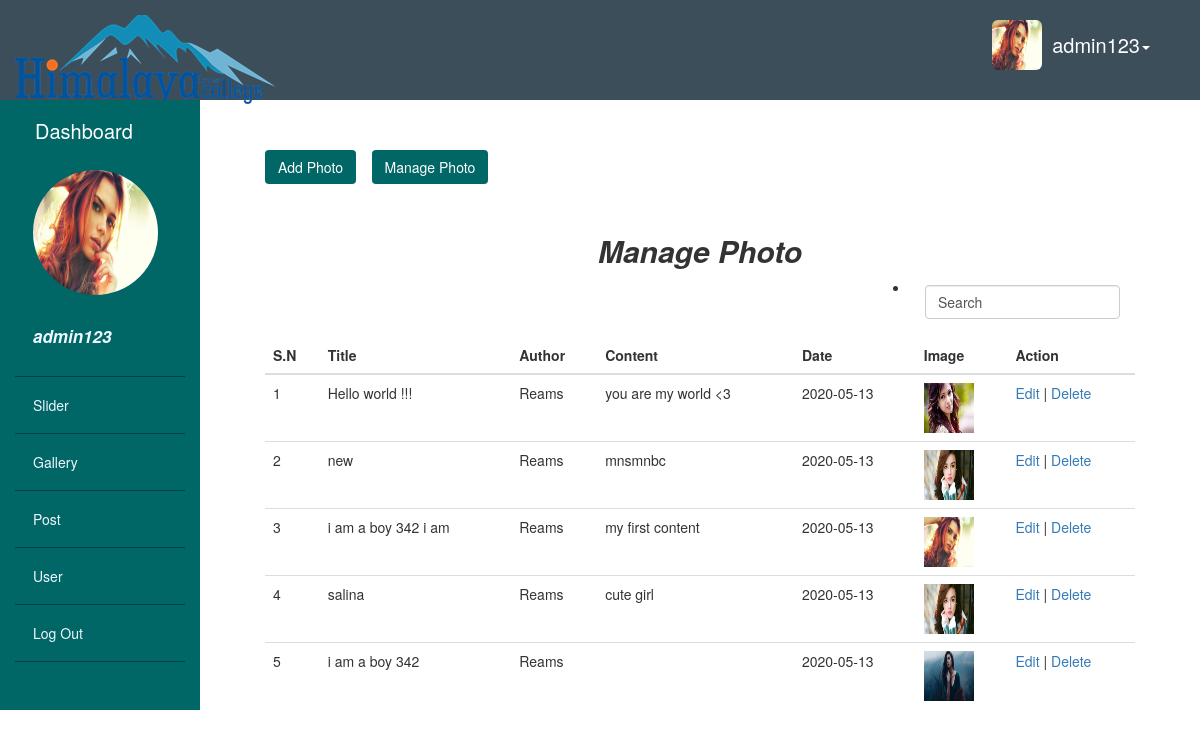
/admin/gallery/index.php (signed in), run on the app's committed database.
### tables this page shows
CREATE TABLE `users` (
  `id` int(10) NOT NULL,
  `username` varchar(100) NOT NULL,
  `email` varchar(100) NOT NULL,
  `name` varchar(100) NOT NULL,
  `role` enum('admin','user') NOT NULL DEFAULT 'user',
  `password` varchar(100) NOT NULL,
  `address` varchar(100) NOT NULL,
  `image` varchar(100) NOT NULL,
  `phn` decimal(50,0) NOT NULL,
  `member_since` date NOT NULL
);

CREATE TABLE `gallery` (
  `id` int(10) NOT NULL,
  `title` varchar(100) NOT NULL,
  `author` varchar(100) NOT NULL,
  `content` varchar(1500) NOT NULL,
  `image` varchar(100) NOT NULL,
  `date` date NOT NULL
);

### admin/includes/profile.php (called while the page is built, shortened)
<?php
	$user=$_SESSION['username'];
	$sql_query="SELECT * FROM `users` WHERE `username`= '$user'";
	$result = $connect->query($sql_query);
	if($result){
	while ($row = $result->fetch_assoc()) {
	$image=$row['image'];
}}
?>

### admin/gallery/index.php (the view, shortened to what this page needs)
<?php
	include('../includes/connect.php');
	include('../includes/profile.php');
?>
<!DOCTYPE html>
<html>
<head>
	<link rel="stylesheet" type="text/css" href="../../css/bootstrap.css">
	<link rel="stylesheet" type="text/css" href="../nab1.css">
</head>
<body>
	<div class="container-fluid">
		<div class="row">
			<div class="nab1">
				<nav>
					<div class="navbar-header left_nav">
						<div >
							<div class="navbar-header">
								<a class="navbar-brand" href="#">
									<img alt="Brand" src="images/logo.png">
								</a>
							</div>
						</div>
					</div>
					<div class="right_nav" style="padding-right: 50px;padding-top: 20px;">
						<ul class="nav nav-pills nav navbar-nav navbar-right">
							<li class="dropdown ">
								<a href="#" class="dropdown-toggle a" data-toggle="dropdown" role="button" aria-haspopup="true" aria-expanded="false" style="font-size: 20px;"><img onerror="this.onerror=null; this.src='../user/images/Default.jpg'" style="width: 50px;height: 50px;position: absolute;	left: -40px;top:0px;" id="myImg" src="../user/images/<?php echo "$image"; ?>"  class="img img-rounded ok img-responsive images" alt="" >&nbsp;<?php echo$_SESSION['username'] ?><span class="caret"></span></a>
							</li>
						</ul>
					</div>
				</nav>
			</div>
		</div>
		<div class="row sec_row">
			<div  class="col-md-2 side_bar">
				<h3 class="a" style="padding-left: 20px;">Dashboard</h3>
				<ul>
					<li><a href="../index.php" class="a">
						<img style="width: 125px;height: 125px;" id="myImg" src="../user/images/<?php echo "$image"; ?>" onerror="this.onerror=null; this.src='../user/images/Default.jpg'" class="img img-circle  img-responsive images" alt="<?php echo"$title"; ?>" >
				<br><p style="font-size: 17px;"><b><i><?php echo$_SESSION['username'] ?></i></b></p></a></li>
					<li><a href="../slider/index.php" >Slider</a></li>
					<li><a href="../gallery/index.php" >Gallery</a></li>
					 <li><a href="../post/index.php" >Post</a></li>
					<li><a href="../user/index.php" >User</a></li>
					 <li><a href="../includes/session_out.php" >Log Out</a></li>
				</ul>
			</div>
			<div  class="col-md-10 content_bar">
				<div style="margin:50px;">
					<a class="btn btn_color" href="add_photo.php" type="submit">Add Photo</a>&nbsp;&nbsp;&nbsp;
					<a class="btn btn_color" href="index.php" type="submit">Manage Photo</a>
				</div>
				<div style="margin:50px;" >
					<h2 style="text-align: center;font-style:italic;"><b>Manage Photo</b></h2>
					<ul style="float:right">
						<li>
							<form class="navbar-form navbar-left" role="search" action="search.php" method="get">
								<div class="form-group" name="submit">
									<input type="text"  name="search" class="form-control" value="Search">
								</div>
							</form>
						</li>
					</ul>
					<table class="table">
						<thead>
							<tr>
								<th>S.N</th>
								<th>Title</th>
								<th>Author</th>
								<th>Content</th>
								<th>Date</th>
								<th>Image</th>
								<th>Action</th>
							</tr>
						</thead>
						<tbody>
							<?php
						if (isset($_GET['page_no']) && $_GET['page_no']!="") {
							$page_no = $_GET['page_no'];
							} else {
								$page_no = 1;
						        }
							$total_records_per_page = 10;
						    $offset = ($page_no-1) * $total_records_per_page;
						    $result = mysqli_query($connect,"SELECT * FROM `gallery` order by 1 desc LIMIT $offset, $total_records_per_page");
						    $i=1;
						    while($row = mysqli_fetch_array($result)){
								$id=$row['id'];
						?>
						<tr>
							<td><?php echo$i++ ;?></td>
							<td><?php echo substr($row['title'],0,20) ?></td>
							<td><?php echo $row['author']; ?></td>
							<td><?php echo substr($row['content'],0,80 ); ?></td>
							<td><?php echo $row['date']; ?></td>
							<td><img width="50" height="50"  src="images/<?php echo $row['image'];?>" ></td>
							<td><a href="edit.php?edit=<?php echo"$id"; ?>">Edit</a> | <a href="delete.php?id=<?php echo"$id"; ?>">Delete</a></td>
						</tr>
							<?php
							 }
					?>
						</tbody>
					</table>
				</div>
			</div>
			</div>
		</div>
</body>
</html>

### admin/nab1.css (style rules this page uses)
.nab1 { background-color: #3d4e5b; height: 100px; width: 100% font-color:white; color:white; position: relative; }
.a { color: white; font-size: 20px; text-decoration: none; }
.side_bar { height: 610px; background-color: #006666; }
.sec_row { height: 597px; }
.content_bar { height: 102%; overflow-y:auto; }
.side_bar ul { list-style: none; margin:0px; padding:0px; color: white; }
.side_bar ul a { display: block; padding: 18px; color:aliceblue; border-bottom: 1px solid #004044; }
.btn_color { background: #006666; color:white; }

### admin/gallery/index.php (style rules this page uses)
.btn_color { background: #006666; color:white; }

### data on the page
users: image (picture)
gallery: title "Hello world !!!", author "Reams", content "you are my world <3", date "2020-05-13", image (picture)
gallery: title "new", author "Reams", content "mnsmnbc", date "2020-05-13", image (picture)
gallery: title "i am a boy 342 i am", author "Reams", content "my first content", date "2020-05-13", image (picture)
gallery: title "salina", author "Reams", content "cute girl", date "2020-05-13", image (picture)
gallery: title "i am a boy 342", author "Reams", date "2020-05-13", image (picture)

### other printed values
$_SESSION['username'] "admin123"
